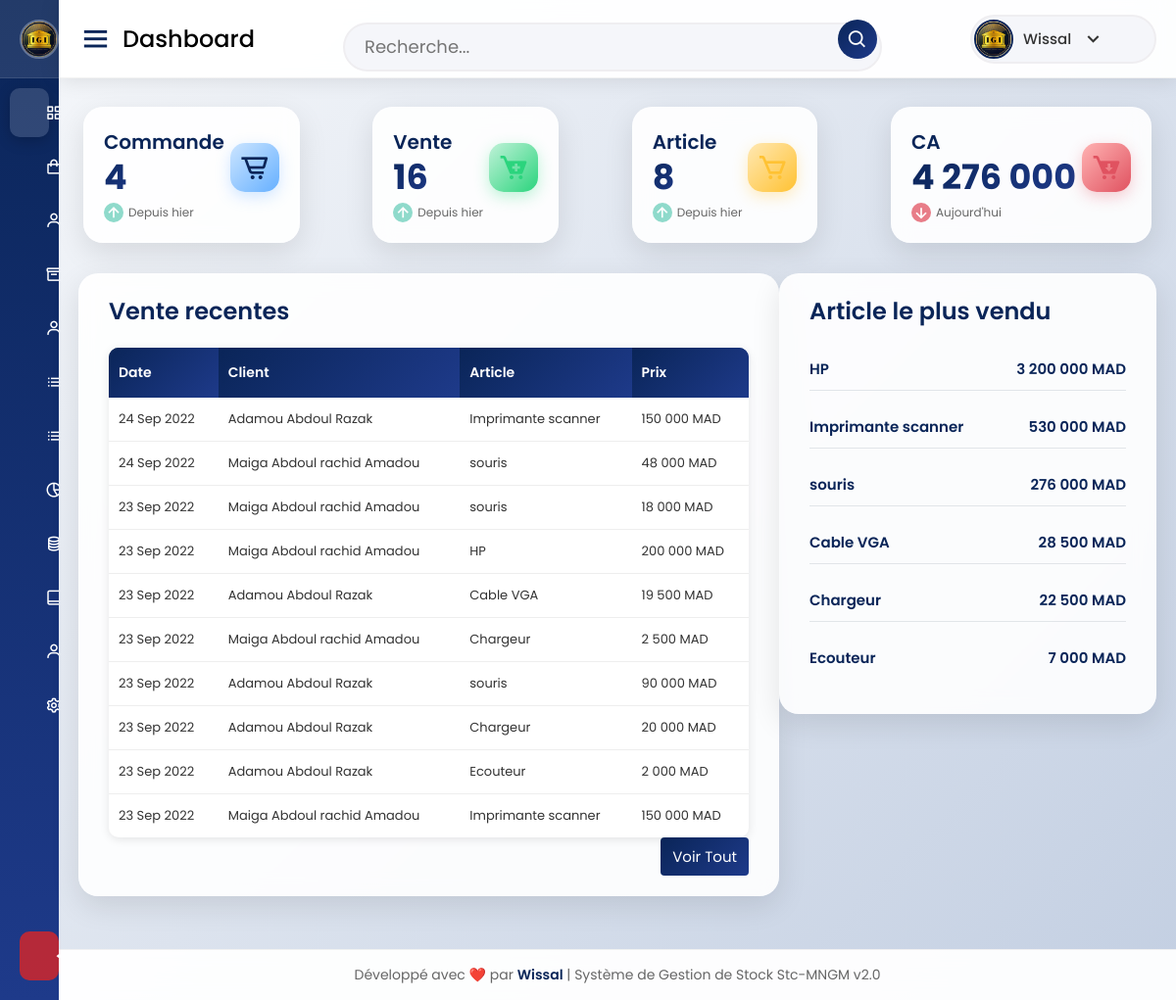
Screenshot of /vue/dashboard.php (signed in) with the database file from the repository.
### tables this page shows
CREATE TABLE `vente` (
  `id` int(11) NOT NULL,
  `id_article` int(11) NOT NULL,
  `id_client` int(11) NOT NULL,
  `quantite` int(11) NOT NULL,
  `prix` int(11) NOT NULL,
  `date_vente` timestamp NOT NULL DEFAULT current_timestamp(),
  `etat` enum('0', '1') NOT NULL DEFAULT '1'
);

CREATE TABLE `client` (
  `id` int(11) NOT NULL,
  `nom` varchar(30) NOT NULL,
  `prenom` varchar(30) NOT NULL,
  `telephone` varchar(30) NOT NULL,
  `adresse` varchar(50) NOT NULL
);

CREATE TABLE `article` (
  `id` int(11) NOT NULL,
  `nom_article` varchar(50) NOT NULL,
  `id_categorie` int(11) NOT NULL,
  `quantite` int(11) NOT NULL,
  `prix_unitaire` int(11) NOT NULL,
  `date_fabrication` datetime NOT NULL,
  `date_expiration` datetime NOT NULL,
  `images` varchar(255) DEFAULT NULL
);

### model/function.php (called while the page is built, shortened)
<?php
function getAllCommande()
{
    $sql = "SELECT COUNT(*) AS nbre FROM commande";
    $req = $GLOBALS['connexion']->prepare($sql);
    $req->execute();
    return $req->fetch();
}
function getAllVente()
{
    $sql = "SELECT COUNT(*) AS nbre FROM vente WHERE etat=?";
    $req = $GLOBALS['connexion']->prepare($sql);
    $req->execute(array(1));
    return $req->fetch();
}
function getAllArticle()
{
    $sql = "SELECT COUNT(*) AS nbre FROM article";
    $req = $GLOBALS['connexion']->prepare($sql);
    $req->execute();
    return $req->fetch();
}
function getCA()
{
    $sql = "SELECT SUM(prix) AS prix FROM vente";
    $req = $GLOBALS['connexion']->prepare($sql);
    $req->execute();
    return $req->fetch();
}
function getLastVente()
{
    $sql = "SELECT nom_article, nom, prenom, v.quantite, prix, date_vente, v.id, a.id AS idArticle
        FROM client AS c, vente AS v, article AS a WHERE v.id_article=a.id AND v.id_client=c.id AND etat=?
        ORDER BY date_vente DESC LIMIT 10";
    $req = $GLOBALS['connexion']->prepare($sql);
    $req->execute(array(1));
    return $req->fetchAll();
}
function getMostVente()
{
    $sql = "SELECT nom_article, SUM(prix) AS prix
        FROM client AS c, vente AS v, article AS a WHERE v.id_article=a.id AND v.id_client=c.id AND etat=?
        GROUP BY a.id
        ORDER BY SUM(prix) DESC LIMIT 10";
    $req = $GLOBALS['connexion']->prepare($sql);
    $req->execute(array(1));
    return $req->fetchAll();
}

### vue/dashboard.php (the view)
<?php
include 'entete.php';
?>
<div class="home-content">
    <div class="overview-boxes">
        <div class="box">
            <div class="right-side">
                <div class="box-topic">Commande</div>
                <div class="number"><?php echo getAllCommande()['nbre'] ?></div>
                <div class="indicator">
                    <i class="bx bx-up-arrow-alt"></i>
                    <span class="text">Depuis hier</span>
                </div>
            </div>
            <i class="bx bx-cart-alt cart"></i>
        </div>
        <div class="box">
            <div class="right-side">
                <div class="box-topic">Vente</div>
                <div class="number"><?php echo getAllVente()['nbre'] ?></div>
                <div class="indicator">
                    <i class="bx bx-up-arrow-alt"></i>
                    <span class="text">Depuis hier</span>
                </div>
            </div>
            <i class="bx bxs-cart-add cart two"></i>
        </div>
        <div class="box">
            <div class="right-side">
                <div class="box-topic">Article</div>
                <div class="number"><?php echo getAllArticle()['nbre'] ?></div>
                <div class="indicator">
                    <i class="bx bx-up-arrow-alt"></i>
                    <span class="text">Depuis hier</span>
                </div>
            </div>
            <i class="bx bx-cart cart three"></i>
        </div>
        <div class="box">
            <div class="right-side">
                <div class="box-topic">CA</div>
                <div class="number"><?php echo number_format(getCA()['prix'], 0, ',', ' ') ?></div>
                <div class="indicator">
                    <i class="bx bx-down-arrow-alt down"></i>
                    <span class="text">Aujourd'hui</span>
                </div>
            </div>
            <i class="bx bxs-cart-download cart four"></i>
        </div>
    </div>
    <div class="sales-boxes">
        <div class="recent-sales box">
            <div class="title">Vente recentes</div>
            <?php
            $ventes = getLastVente();
            ?>
            <div class="sales-details">
                <table class="dashboard-table">
                    <thead>
                        <tr>
                            <th>Date</th>
                            <th>Client</th>
                            <th>Article</th>
                            <th>Prix</th>
                        </tr>
                    </thead>
                    <tbody>
                        <?php
                        foreach ($ventes as $key => $value) {
                        ?>
                            <tr>
                                <td><?php echo date('d M Y', strtotime($value['date_vente'])) ?></td>
                                <td><?php echo $value['nom'] . " " . $value['prenom'] ?></td>
                                <td><?php echo $value['nom_article'] ?></td>
                                <td><?php echo number_format($value['prix'], 0, ",", " ") . " MAD" ?></td>
                            </tr>
                        <?php
                        }
                        ?>
                    </tbody>
                </table>
            </div>
            <div class="button">
                <a href="#">Voir Tout</a>
            </div>
        </div>
        <div class="top-sales box">
            <div class="title">Article le plus vendu</div>
            <ul class="top-sales-details">
                <?php
                $article = getMostVente();
                foreach ($article as $key => $value) {
                ?>
                    <li>
                        <a href="#">
                            <span class="product"><?php echo $value['nom_article'] ?></span>
                        </a>
                        <span class="price"><?php echo number_format($value['prix'], 0, ",", " ") . " MAD" ?></span>
                    </li>
                <?php
                }
                ?>
            </ul>
        </div>
    </div>
</div>
</section>
<?php
include 'pied.php';
?>

### rows the page displays
vente: date_vente "24 Sep 2022", id_client.nom "Adamou", id_client.prenom "Abdoul Razak", id_article.nom_article "Imprimante scanner", prix "150 000"
vente: date_vente "24 Sep 2022", id_client.nom "Maiga", id_client.prenom "Abdoul rachid Amadou", id_article.nom_article "souris", prix "48 000"
vente: date_vente "23 Sep 2022", id_client.nom "Maiga", id_client.prenom "Abdoul rachid Amadou", id_article.nom_article "souris", prix "18 000"
vente: date_vente "23 Sep 2022", id_client.nom "Maiga", id_client.prenom "Abdoul rachid Amadou", id_article.nom_article "HP", prix "200 000"
vente: date_vente "23 Sep 2022", id_client.nom "Adamou", id_client.prenom "Abdoul Razak", id_article.nom_article "Cable VGA", prix "19 500"
vente: date_vente "23 Sep 2022", id_client.nom "Maiga", id_client.prenom "Abdoul rachid Amadou", id_article.nom_article "Chargeur", prix "2 500"
vente: date_vente "23 Sep 2022", id_client.nom "Adamou", id_client.prenom "Abdoul Razak", id_article.nom_article "souris", prix "90 000"
vente: date_vente "23 Sep 2022", id_client.nom "Adamou", id_client.prenom "Abdoul Razak", id_article.nom_article "Chargeur", prix "20 000"
vente: date_vente "23 Sep 2022", id_client.nom "Adamou", id_client.prenom "Abdoul Razak", id_article.nom_article "Ecouteur", prix "2 000"
vente: date_vente "23 Sep 2022", id_client.nom "Maiga", id_client.prenom "Abdoul rachid Amadou", id_article.nom_article "Imprimante scanner", prix "150 000"

### other values shown
str_replace(".php", "", basename($_SERVER['PHP_SELF'])) "Dashboard"
$userInfo['full_name'] "Wissal"
getAllCommande()['nbre'] "4"
getAllVente()['nbre'] "16"
getAllArticle()['nbre'] "8"
getCA()['prix'] "4 276 000"
$value['nom_article'] "HP"
$value['prix'] "3 200 000"
$value['nom_article'] "Imprimante scanner"
$value['prix'] "530 000"
$value['nom_article'] "souris"
$value['prix'] "276 000"
$value['nom_article'] "Cable VGA"
$value['prix'] "28 500"
$value['nom_article'] "Chargeur"
